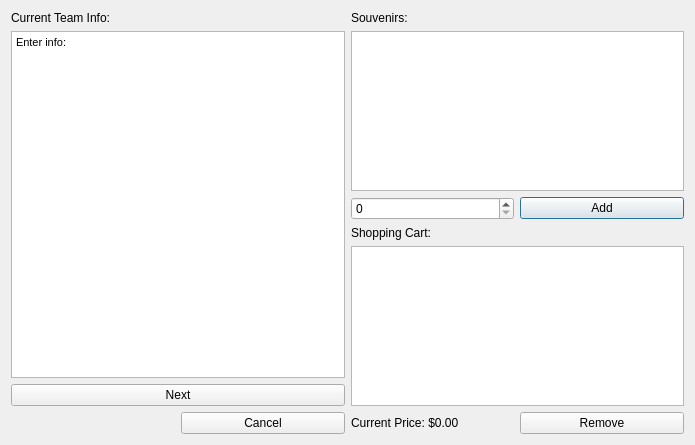
<?xml version="1.0" encoding="UTF-8"?>
<ui version="4.0">
 <class>ExecuteTrip</class>
 <widget class="QDialog" name="ExecuteTrip">
  <property name="geometry">
   <rect>
    <x>0</x>
    <y>0</y>
    <width>695</width>
    <height>445</height>
   </rect>
  </property>
  <property name="windowTitle">
   <string>Trip</string>
  </property>
  <property name="windowIcon">
   <iconset resource="Resources.qrc">
    <normaloff>:/window_icons/windowicons/trip_icon.png</normaloff>:/window_icons/windowicons/trip_icon.png</iconset>
  </property>
  <layout class="QGridLayout" name="gridLayout">
   <item row="0" column="0">
    <widget class="QLabel" name="label_2">
     <property name="text">
      <string>Current Team Info:</string>
     </property>
    </widget>
   </item>
   <item row="0" column="2">
    <widget class="QLabel" name="label">
     <property name="text">
      <string>Souvenirs: </string>
     </property>
    </widget>
   </item>
   <item row="1" column="0" rowspan="4" colspan="2">
    <widget class="QTextBrowser" name="info">
     <property name="html">
      <string>&lt;!DOCTYPE HTML PUBLIC &quot;-//W3C//DTD HTML 4.0//EN&quot; &quot;http://www.w3.org/TR/REC-html40/strict.dtd&quot;&gt;
&lt;html&gt;&lt;head&gt;&lt;meta name=&quot;qrichtext&quot; content=&quot;1&quot; /&gt;&lt;style type=&quot;text/css&quot;&gt;
p, li { white-space: pre-wrap; }
&lt;/style&gt;&lt;/head&gt;&lt;body style=&quot; font-family:'MS Shell Dlg 2'; font-size:8pt; font-weight:400; font-style:normal;&quot;&gt;
&lt;p style=&quot; margin-top:0px; margin-bottom:0px; margin-left:0px; margin-right:0px; -qt-block-indent:0; text-indent:0px;&quot;&gt;Enter info: &lt;/p&gt;&lt;/body&gt;&lt;/html&gt;</string>
     </property>
    </widget>
   </item>
   <item row="1" column="2" colspan="2">
    <widget class="QListWidget" name="merchandise"/>
   </item>
   <item row="2" column="2">
    <widget class="QSpinBox" name="quantity"/>
   </item>
   <item row="2" column="3">
    <widget class="QPushButton" name="add">
     <property name="text">
      <string>Add</string>
     </property>
    </widget>
   </item>
   <item row="3" column="2">
    <widget class="QLabel" name="label_3">
     <property name="text">
      <string>Shopping Cart:</string>
     </property>
    </widget>
   </item>
   <item row="4" column="2" rowspan="2" colspan="2">
    <widget class="QListWidget" name="cart"/>
   </item>
   <item row="5" column="0" colspan="2">
    <widget class="QPushButton" name="next">
     <property name="text">
      <string>Next</string>
     </property>
    </widget>
   </item>
   <item row="6" column="1">
    <widget class="QPushButton" name="cancel">
     <property name="text">
      <string>Cancel</string>
     </property>
    </widget>
   </item>
   <item row="6" column="2">
    <widget class="QLabel" name="price">
     <property name="text">
      <string>Current Price: $0.00</string>
     </property>
    </widget>
   </item>
   <item row="6" column="3">
    <widget class="QPushButton" name="remove">
     <property name="text">
      <string>Remove</string>
     </property>
    </widget>
   </item>
  </layout>
 </widget>
 <resources>
  <include location="Resources.qrc"/>
 </resources>
 <connections/>
</ui>
